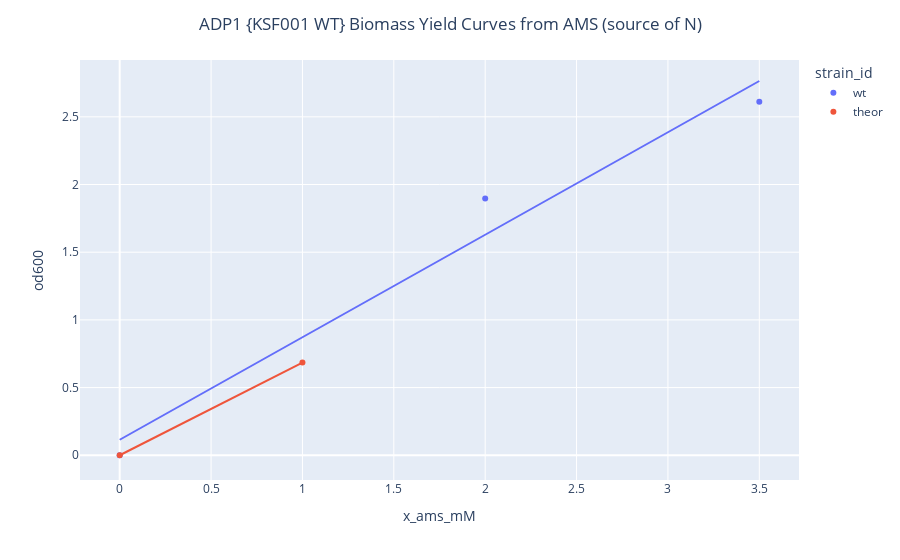

Notebook cell for this chart:
### Code cell
fig_yield = px.scatter(
    od600_maxes,
    x='x_ams_mM',
    y='od600',
    color='strain_id',
    trendline='ols',
).update_layout(
    title='ADP1 {KSF001 WT} Biomass Yield Curves from AMS (source of N)',
    title_x=0.5,
)
# fig_yield.add_traces([
#     # constraint: 
#     go.Scatter(
#         x=df_cgp_arg.arg_conc_μM, y=df_cgp_arg.od,
#         name='[Arg] from BM w/CGP',
#         mode='lines', line=dict(dash='dot', color='darkgray'),
#         # fill='tonexty',
#     ),
#     # constraint: 
#     go.Scatter(
#         x=df_arg_cdw.arg_conc_μM, y=df_arg_cdw.od,
#         name='ODmax by 2.5% Arg',
#         mode='lines', line=dict(dash='dash'),
#         # fill='tonexty',
#     ),
# ])
# yield_fits = px.get_trendline_results(fig_yield).set_index('ADP1 Strain').px_fit_results

fig_yield.write_image('../../figures/pk_exp004_n_reponse_yield.pdf')
fig_yield

### Figure 1 — Plotly figure (JSON) as saved in the notebook; plotly's stock layout.template omitted (floating-point values rounded to 4 significant figures)
{"data": [{"hovertemplate": "strain_id=wt<br>x_ams_mM=%{x}<br>od600=%{y}<extra></extra>", "legendgroup": "wt", "marker": {"color": "#636efa", "symbol": "circle"}, "mode": "markers", "name": "wt", "orientation": "v", "showlegend": true, "x": [0.0, 2.0, 3.5], "xaxis": "x", "y": [0.0, 1.896, 2.612], "yaxis": "y", "type": "scatter"}, {"hovertemplate": "<b>OLS trendline</b><br>od600 = 0.757189 * x_ams_mM + 0.114486<br>R<sup>2</sup>=0.970420<br><br>strain_id=wt<br>x_ams_mM=%{x}<br>od600=%{y} <b>(trend)</b><extra></extra>", "legendgroup": "wt", "marker": {"color": "#636efa", "symbol": "circle"}, "mode": "lines", "name": "wt", "showlegend": false, "x": [0.0, 2.0, 3.5], "xaxis": "x", "y": [0.1145, 1.629, 2.765], "yaxis": "y", "type": "scatter"}, {"hovertemplate": "strain_id=theor<br>x_ams_mM=%{x}<br>od600=%{y}<extra></extra>", "legendgroup": "theor", "marker": {"color": "#EF553B", "symbol": "circle"}, "mode": "markers", "name": "theor", "orientation": "v", "showlegend": true, "x": [0.0, 1.0], "xaxis": "x", "y": [0.0, 0.685], "yaxis": "y", "type": "scatter"}, {"hovertemplate": "<b>OLS trendline</b><br>od600 = 0.685 * x_ams_mM + -1.64031e-17<br>R<sup>2</sup>=1.000000<br><br>strain_id=theor<br>x_ams_mM=%{x}<br>od600=%{y} <b>(trend)</b><extra></extra>", "legendgroup": "theor", "marker": {"color": "#EF553B", "symbol": "circle"}, "mode": "lines", "name": "theor", "showlegend": false, "x": [0.0, 1.0], "xaxis": "x", "y": [-1.64e-17, 0.685], "yaxis": "y", "type": "scatter"}], "layout": {"xaxis": {"anchor": "y", "domain": [0.0, 1.0], "title": {"text": "x_ams_mM"}}, "yaxis": {"anchor": "x", "domain": [0.0, 1.0], "title": {"text": "od600"}}, "legend": {"title": {"text": "strain_id"}, "tracegroupgap": 0}, "margin": {"t": 60}, "title": {"text": "ADP1 {KSF001 WT} Biomass Yield Curves from AMS (source of N)", "x": 0.5}}}
